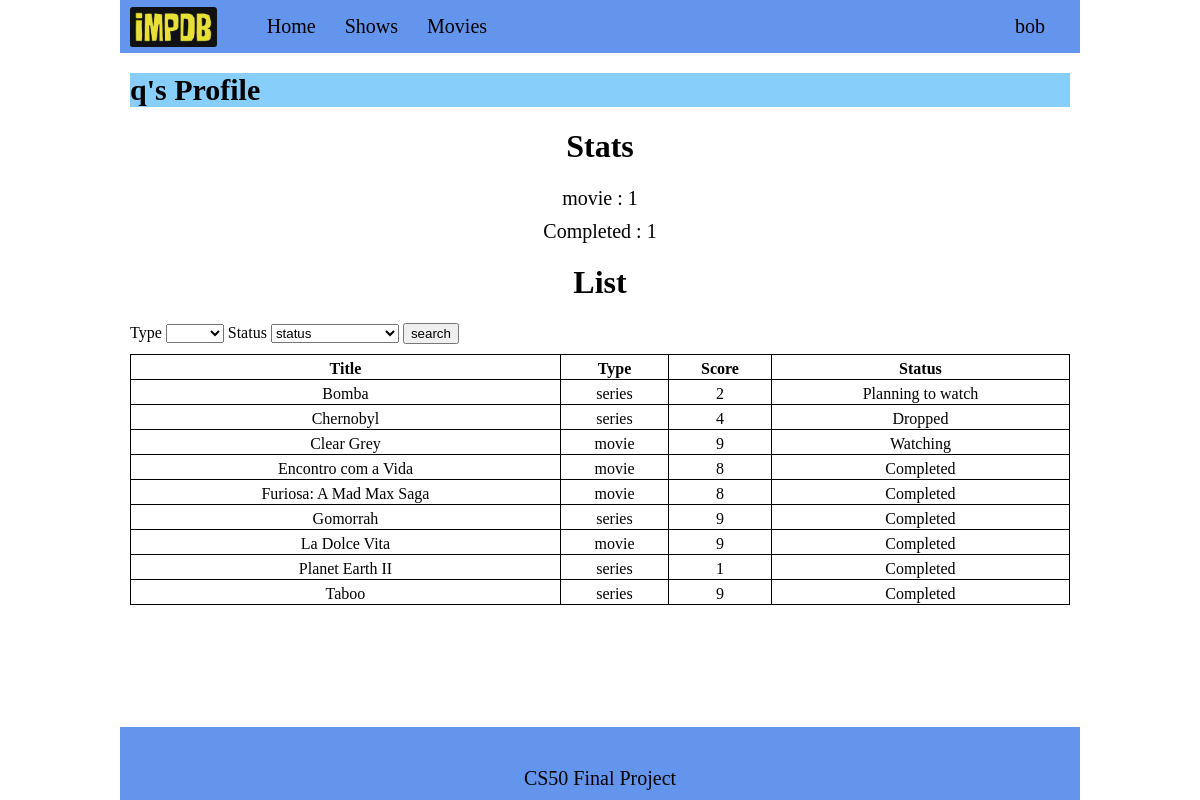
Screenshot of /profile?id=1 (signed in) with the database file from the repository.
### tables this page shows
CREATE TABLE "users_list" (
	"user_id"	INTEGER,
	"show_id"	INTEGER,
	"status"	TEXT,
	"score"	INTEGER,
	"edit_date"	TEXT,
	PRIMARY KEY("user_id","show_id")
);

CREATE TABLE "shows" (
	"id"	INTEGER,
	"title"	TEXT NOT NULL,
	"year"	TEXT,
	"rated"	TEXT,
	"released"	TEXT,
	"duration"	INTEGER,
	"plot"	TEXT,
	"language"	TEXT,
	"country"	TEXT,
	"image"	TEXT,
	"type"	NUMERIC,
	"Seasons"	INTEGER,
	PRIMARY KEY("id" AUTOINCREMENT)
);

### app.py (the view)
@app.route("/profile", methods=["GET", "POST"])
def profile():
    id = request.args.get("id", None)
    try:
        id = int(id)
    except:
        id = None
    if id != None:
        username =  cursor.execute("SELECT username FROM users WHERE id = ?",(id,)).fetchone()
        status = cursor.execute("""SELECT status, COUNT(show_id) from users_list
                    WHERE user_id = ? GROUP BY status""",(id,)).fetchall()
        types = cursor.execute("""SELECT shows.type, COUNT(shows.id) from users_list
                    INNER JOIN shows ON shows.id = users_list.show_id
                    WHERE user_id = ?
                    GROUP BY shows.type """,(id,)).fetchall()
        if status!=None and types != None:
            query = """SELECT title, shows.type, score, status FROM users_list
                            INNER JOIN users
                            ON users.id = users_list.user_id
                            INNER JOIN shows
                            ON shows.id = users_list.show_id
                            WHERE users.id = ?"""
            filter_type = request.form.get("type", None)
            if filter_type != "" and filter_type is not None:
                query = query + " AND shows.type = ?"
            else:
                filter_type = None
            filter_status  = request.form.get("status", None)
            if filter_status != "" and filter_status is not None:
                query = query + " AND users_list.status = ?"
            else:
                filter_status = None
            query = query + " ORDER BY title ASC"
            if filter_type is None and filter_status is None:
                user_list = cursor.execute(query, (session["user_id"],))
            elif filter_type is not None and filter_status is not None:
                user_list = cursor.execute(query, (session["user_id"], filter_type, filter_status))
            elif filter_type is not None:
                user_list = cursor.execute(query, (session["user_id"], filter_type))
            else:
                user_list = cursor.execute(query, (session["user_id"], filter_status))
            return render_template("profile.html", status = status, types = types, username=username[0], user_list = user_list)
    return render_template("index.html")

### templates/profile.html (shortened to what this page needs)
{% extends "layout.html" %}
{% block main %}
<div class="big_title">{{ username }}'s Profile</div>
    <div class="user-stats">
        <h1 style = "text-align: center;">Stats</h1>
        <div class="types">
        {% for type in types %}
            <div class="stat">
                {{ type[0] }} : {{ type[1] }}
            </div>
        {% endfor %}
        </div>
        <div class="status">
            {% for row in status %}
                <div class="stat">
                    {{ row[0] }} : {{ row[1] }}
                </div>
            {% endfor %}
        </div>
    </div>
    <div class="user-list">
        <h1 style = "text-align: center;">List</h1>
        <form class ="search-form" action="/profile?id={{session['user_id']}}" method="post">
            <label class="search-field" for = "type">Type</label>
            <select id="type" name="type">
                <option  value=""></option>
                <option  value="movie">movie</option>
            </select>
            <label class="search-status" for = "status">Status</label>
            <select id="status" name="status">
                <option selected value="">status</option>
            </select>
            <button type="submit">search</button>
       </form>
       <div class = "list">
            <table>
                <thead>
                    <tr>
                        <th>Title</th>
                        <th>Type</th>
                        <th>Score</th>
                        <th>Status</th>
                    </tr>
                </thead>
                {% if user_list is not none %}
                    <tbody>
                        {% for n in user_list %}
                        <tr>
                            <td class="title">{{n[0]}}</td>
                            <td class="type">{{n[1]}}</td>
                            <td class="score">{{n[2]}}</td>
                            <td class="status">{{n[3]}}</td>
                        </tr>
                        {% endfor %}
                    </tbody>
                {% endif %}
            </table>
       </div>
    </div>
{% endblock %}

### templates/layout.html (shortened to what this page needs)
<!DOCTYPE html>
<html lang="en">
    <head>
        <link href="/static/style.css" rel="stylesheet">
    </head>
    <body>
        <div id="content">
            <div class="menu">
                <div class =  "menu_left">
                    <div class="logo" style="display:inline-block; padding:5px 0px 0px 10px"><img src="static/images/logo2.png" height="40"/></div>
                    <ul class="menu_list">
                        <il class="menu_item"><a href="/">Home</a></il>
                        <il class="menu_item">
                            <a href="#">Shows</a>
                        </il>
                        <il class="menu_item">
                            <a href="#">Movies</a>
                        </il>
                    </ul>
                </div>
                <div class = "menu_right">
                    <div class="user-info">
                        {% if session["user_id"] %}
                            <div class ="menu_item">
                                <a href="#" id="username">{{ session["username"] }}</a>
                            </div>
                        {% endif %}
                    </div>
                </div>
            </div>
            <div class="page_content">
                {% block main %}{% endblock %}
            </div>
        </div>
        <footer>
            <div class = "bottom_menu">
                CS50 Final Project
            </div>
        </footer>
    </body>

### static/style.css (style rules this page uses)
html, body { height: 100%; }
#content { flex:1; }
body { min-height: 100vh; display: flex; flex-direction: column; }
body { margin:0px; }
#content, footer { margin-left:10vw; margin-right:10vw; }
.menu, footer { background-color:#6495ED; }
.menu_list { list-style:none; display:inline-block; margin:0px; }
.menu_right { float: right; padding-right:20px; padding-left:20px; }
.menu_item { display:inline-block; padding-top:15px; padding-bottom:15px; padding-right:15px; position:relative; }
.bottom_menu { margin-top:30px; text-align: center; font-size:20px; padding: 10px }
.menu_left { display:inline-flex; align-items: center; justify-content: center; }
.menu_list a { text-decoration: none; color:black; display:block; font-size:20px; padding-left:10px }
.menu_item a { text-decoration: none; color:black; display:block; font-size:20px; padding-left:10px }
.page_content { margin-top:20px; margin-left: 10px; margin-right: 10px }
.big_title { font-size: 30px; font-weight: bold; margin-bottom: 20px; background-color: lightskyblue; }
.user-stats .types,.user-stats .status { text-align: center; margin-top: 10px; margin-bottom: 10px; font-size: 20px; display:flex; justify-content: center; }
.user-stats .stat { margin-right: 20px; margin-left: 20px; }
.user-list form { margin-bottom: 10px; }
.list table { width:100%; border-collapse: collapse; }
.list td, .list th { text-align: center; padding-top: 5px; padding-top: 5px; border: 1px solid; }

### rows the page displays
users_list: title "Bomba", type "series", score "2", status "Planning to watch"
users_list: title "Chernobyl", type "series", score "4", status "Dropped"
users_list: title "Clear Grey", type "movie", score "9", status "Watching"
users_list: title "Encontro com a Vida", type "movie", score "8", status "Completed"
users_list: title "Furiosa: A Mad Max Saga", type "movie", score "8", status "Completed"
users_list: title "Gomorrah", type "series", score "9", status "Completed"
users_list: title "La Dolce Vita", type "movie", score "9", status "Completed"
users_list: title "Planet Earth II", type "series", score "1", status "Completed"
users_list: title "Taboo", type "series", score "9", status "Completed"

### other values shown
{{ session["username"] }} "bob"
{{ username }} "q"
{{ type[0] }} "movie"
{{ type[1] }} "1"
{{ row[0] }} "Completed"
{{ row[1] }} "1"
